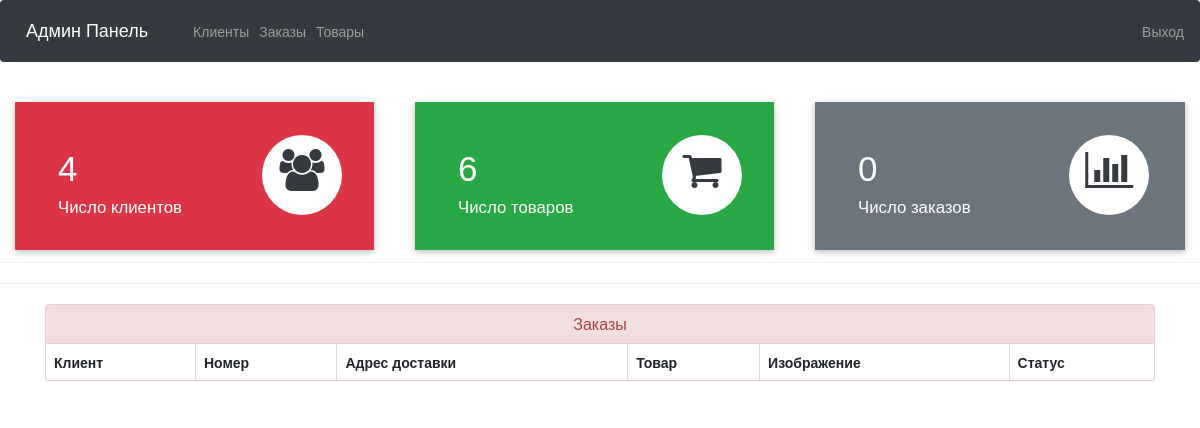
Before: /admin-dashboard (signed in) with the older database file.
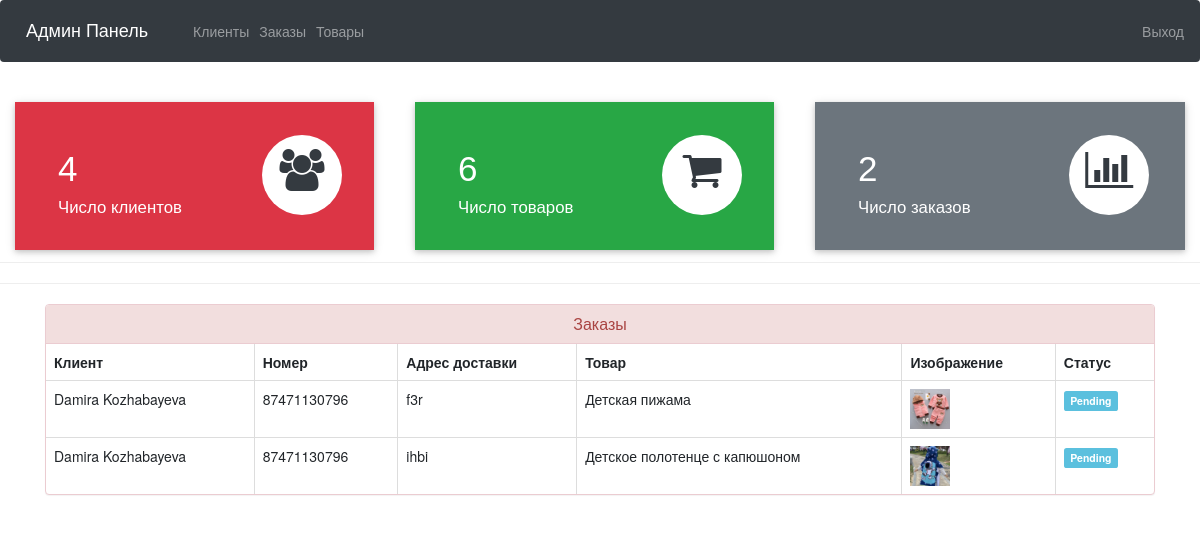
After: the same page with the newer database file.
### ecom/models.py (models this page shows, shortened)
class Customer(models.Model):
    user=models.OneToOneField(User,on_delete=models.CASCADE)
    profile_pic= models.ImageField(upload_to='profile_pic/CustomerProfilePic/',null=True,blank=True)
    address = models.CharField(max_length=40)
    mobile = models.CharField(max_length=20,null=False)
    @property
    def get_name(self):
        return self.user.first_name+" "+self.user.last_name

class Orders(models.Model):
    STATUS =(
        ('Pending','Pending'),
        ('Order Confirmed','Order Confirmed'),
        ('Out for Delivery','Out for Delivery'),
        ('Delivered','Delivered'),
    )
    customer=models.ForeignKey('Customer', on_delete=models.CASCADE,null=True)
    product=models.ForeignKey('Product',on_delete=models.CASCADE,null=True)
    email = models.CharField(max_length=50,null=True)
    address = models.CharField(max_length=500,null=True)
    mobile = models.CharField(max_length=20,null=True)
    order_date= models.DateField(auto_now_add=True,null=True)
    status=models.CharField(max_length=50,null=True,choices=STATUS)

class Product(models.Model):
    name = models.CharField(max_length=40)
    product_image = models.ImageField(upload_to='product_image/', null=True, blank=True)
    price = models.PositiveIntegerField()
    description = models.CharField(max_length=40)
    category = models.ForeignKey(Category, on_delete=models.CASCADE, null=True)
    size = models.CharField(max_length=20, null=True)
    country_of_origin = models.CharField(max_length=40, null=True)
    material = models.CharField(max_length=40, null=True)
    views = models.PositiveIntegerField(default=0)  # New field for views

### ecom/views.py (the view)
# urls.py: path('admin-dashboard', views.admin_dashboard_view,name='admin-dashboard'),
@login_required(login_url='adminlogin')
def admin_dashboard_view(request):
    customercount=models.Customer.objects.all().count()
    productcount=models.Product.objects.all().count()
    ordercount=models.Orders.objects.all().count()
    orders=models.Orders.objects.all()
    ordered_products=[]
    ordered_bys=[]
    for order in orders:
        ordered_product=models.Product.objects.all().filter(id=order.product.id)
        ordered_by=models.Customer.objects.all().filter(id = order.customer.id)
        ordered_products.append(ordered_product)
        ordered_bys.append(ordered_by)
    mydict={
    'customercount':customercount,
    'productcount':productcount,
    'ordercount':ordercount,
    'data':zip(ordered_products,ordered_bys,orders),
    }
    return render(request,'ecom/admin_dashboard.html',context=mydict)

### templates/ecom/admin_dashboard.html
{% extends 'ecom/admin_base.html' %}
{% load static %}
{% block content %}
<br>
{%include 'ecom/admin_dashboard_cards.html'%}
<br><br><br><br><br>
<hr><hr>
<div class="container" >
    <div class="panel panel-danger" >
      <div class="panel-heading" style="text-align:center;">
        <h6 class="panel-title">Заказы</h6>
      </div>
      <table class="table table-hover table-bordered" id="dev-table">
        <thead>
          <tr>
            <th>Клиент</th>
            <th>Номер</th>
            <th>Адрес доставки</th>
            <th>Товар</th>
            <th>Изображение</th>
            <th>Статус</th>
          </tr>
        </thead>
        {% for product,customer,order in data %}
        <tr>
          {% for c in customer %}
          <td> {{c.get_name}}</td>
          <td>{{c.mobile}}</td>
          <td>{{order.address}}</td>
          {% endfor %}
          {% for p in product %}
          <td> {{p.name}}</td>
          <td> <img src="{% static p.product_image.url %}" alt="Profile Pic" height="40px" width="40px" /></td>
          {% if order.status == 'Pending'%}
          <td> <span class="label label-info">{{order.status}}</span></td>
          {% elif order.status == 'Delivered' %}
          <td> <span class="label label-success">{{order.status}}</span></td>
          {% elif order.status == 'Out for Delivery' %}
          <td> <span class="label label-warning">{{order.status}}</span></td>
          {%else%}
            <td> <span class="label label-primary">{{order.status}}</span></td>
          {%endif%}
          {% endfor %}
        </tr>
        {% endfor %}
      </table>
  </div>
</div>
{% endblock content %}

Changed rows visible on the page:
added Orders: address "f3r", status "Pending"
now on this page (row unchanged): Customer: get_name "Damira Kozhabayeva", mobile "87471130796"
now on this page (row edited): Product: name "Детская пижама", product_image (picture)
added Orders: address "ihbi", status "Pending"
now on this page (row edited): Product: name "Детское полотенце с капюшоном", product_image (picture)
Other visible differences:
{{ ordercount }}: "0" → "2"
